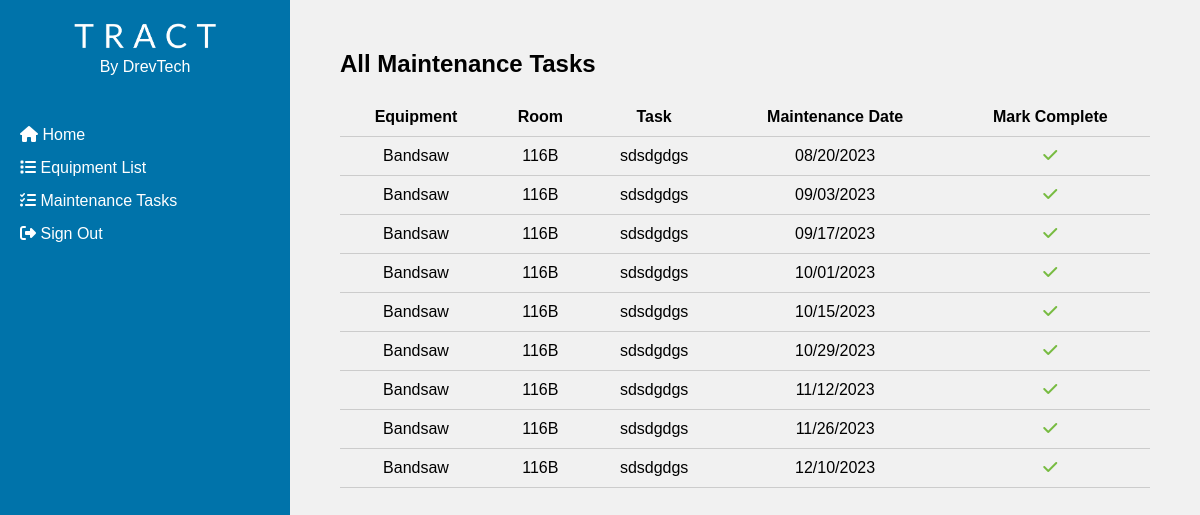
Before: /maintenance (signed in) with the older database file.
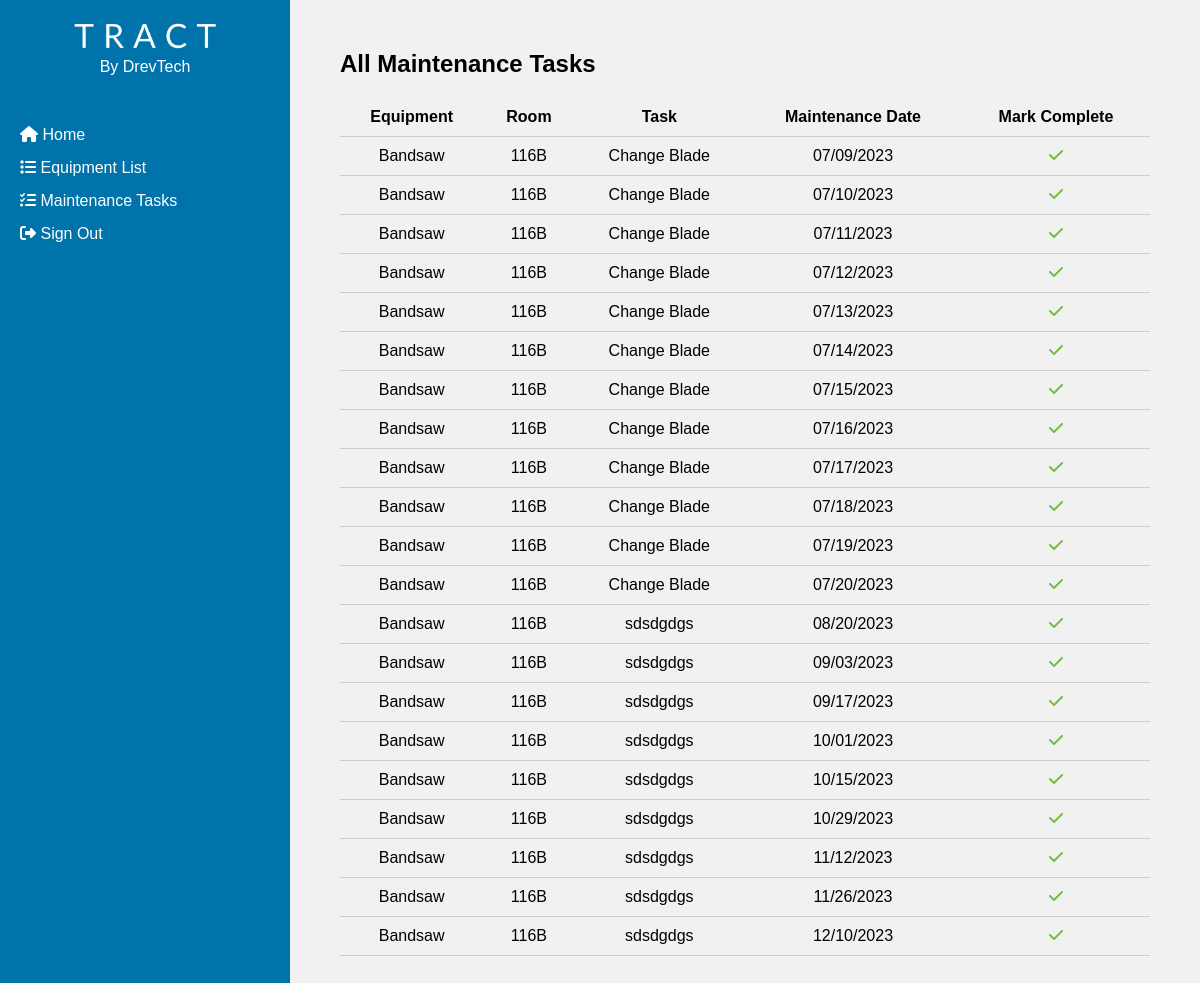
After: the same page with the newer database file.
### models.py (models this page shows, shortened)
class MaintenanceTask(Base):
    __tablename__ = 'maintenance_task'
    id = Column(Integer, primary_key=True)
    equipment_id = Column(Integer, ForeignKey('equipment.id'), nullable=False)
    description = Column(String(200), nullable=False)
    next_date = Column(DateTime, nullable=False)
    equipment = relationship('Equipment', backref=backref('maintenance_tasks', lazy=True))
    frequency = Column(String(20))
    occurrence = Column(Integer)

class Equipment(Base):
    __tablename__ = 'equipment'
    id = Column(Integer, primary_key=True)
    name = Column(String(80), nullable=False)
    room = Column(String(80), nullable=False)
    barcode = Column(String(120), unique=True, nullable=False)
    manual_id = Column(Integer, ForeignKey('manual.id'), nullable=True)
    is_active = Column(Boolean, default=True, nullable=True)

### app.py (the view)
    @app.route('/maintenance')
    @login_required
    def list_maintenance():
        upcoming_tasks = MaintenanceTask.query.order_by(MaintenanceTask.next_date.asc()).all()
        return render_template('list_maintenance.html', upcoming_tasks=upcoming_tasks)

### templates/list_maintenance.html (shortened to what this page needs)
<!DOCTYPE html>
{% import 'wtf.html' as wtf %}
<html>
<head>
</head>
<body>
{% extends 'basee.html' %}
{% block content %}
<div class="squeeze">
<div class="upcoming-tasks">
  <h2>All Maintenance Tasks</h2>
  {% if upcoming_tasks %}
  <table>
      <thead>
          <tr>
              <th>Equipment</th>
              <th>Room</th>
              <th>Task</th>
              <th>Maintenance Date</th>
              <th>Mark Complete</th>
          </tr>
      </thead>
      <tbody>
          {% for task in upcoming_tasks %}
          <tr>
              <td>{{ task.equipment.name }}</td>
              <td>{{ task.equipment.room }}</td>
              <td>{{ task.description }}</td>
              <td>{{ task.next_date.strftime('%m/%d/%Y') }}</td>
              <td>
                  <form action="{{ url_for('delete_maintenance', id=task.id, redirect_route='home') }}" method="post" style="display: inline-block;">
                      <button type="submit" style="background: none; border: none; padding: 0; font-size: inherit;">
                          <i class="fas fa-check" style="color: #77bb41;"></i>
                      </button>
                  </form>
              </td>
          </tr>
          {% endfor %}
      </tbody>
  </table>
  {% else %}
  <p>No maintenance needed</p>
  {% endif %}
</div>
</div>
{% endblock %}

Changed rows visible on the page:
added MaintenanceTask: equipment.name "Bandsaw", equipment.room "116B", description "Change Blade", next_date "07/09/2023"
added MaintenanceTask: equipment.name "Bandsaw", equipment.room "116B", description "Change Blade", next_date "07/10/2023"
added MaintenanceTask: equipment.name "Bandsaw", equipment.room "116B", description "Change Blade", next_date "07/11/2023"
added MaintenanceTask: equipment.name "Bandsaw", equipment.room "116B", description "Change Blade", next_date "07/12/2023"
added MaintenanceTask: equipment.name "Bandsaw", equipment.room "116B", description "Change Blade", next_date "07/13/2023"
added MaintenanceTask: equipment.name "Bandsaw", equipment.room "116B", description "Change Blade", next_date "07/14/2023"
added MaintenanceTask: equipment.name "Bandsaw", equipment.room "116B", description "Change Blade", next_date "07/15/2023"
added MaintenanceTask: equipment.name "Bandsaw", equipment.room "116B", description "Change Blade", next_date "07/16/2023"
added MaintenanceTask: equipment.name "Bandsaw", equipment.room "116B", description "Change Blade", next_date "07/17/2023"
added MaintenanceTask: equipment.name "Bandsaw", equipment.room "116B", description "Change Blade", next_date "07/18/2023"
added MaintenanceTask: equipment.name "Bandsaw", equipment.room "116B", description "Change Blade", next_date "07/19/2023"
added MaintenanceTask: equipment.name "Bandsaw", equipment.room "116B", description "Change Blade", next_date "07/20/2023"
